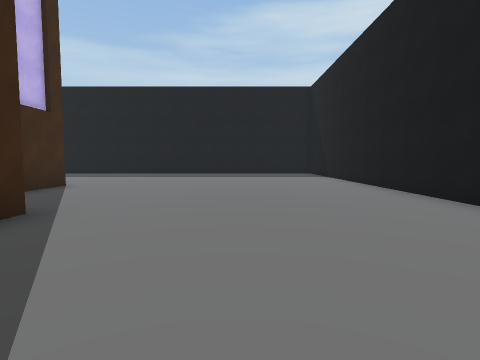
view 1 (above)

24 first-person views from a walk through a scene from a Unity 3-D project. The camera is 1.4 m above the floor, tilts 4° down and sees 80° across. The floor is counted in squares, 2 m on a side. Each view is taken from the middle of a square. On the plan, view 1 faces up. The plan holds only what a view shows up to about 10 squares ahead; the rest is blank. The place goes on beyond the plan.

view 2
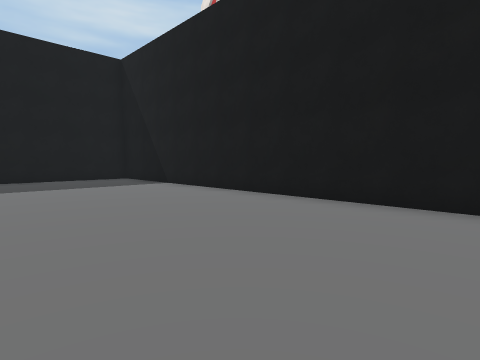

view 3
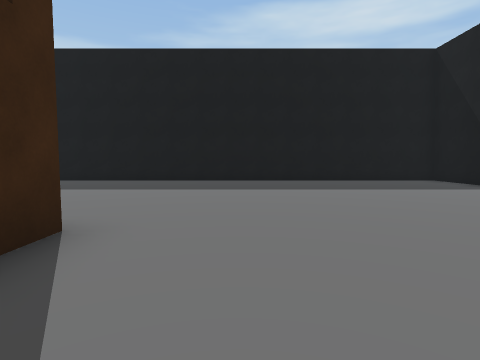

view 4
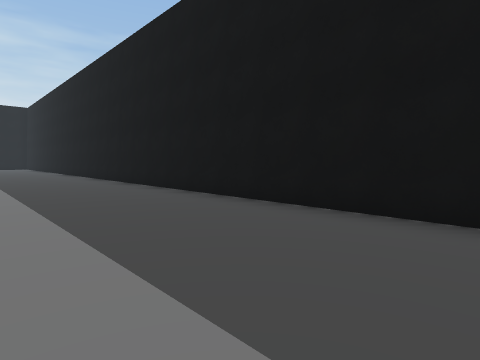

view 5
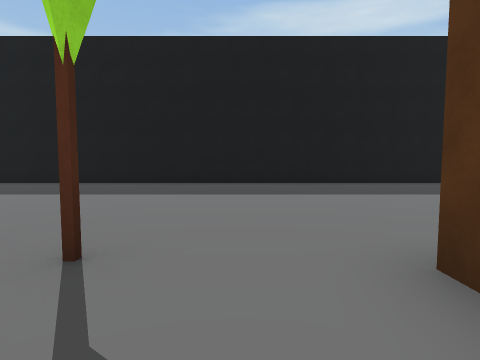

view 6
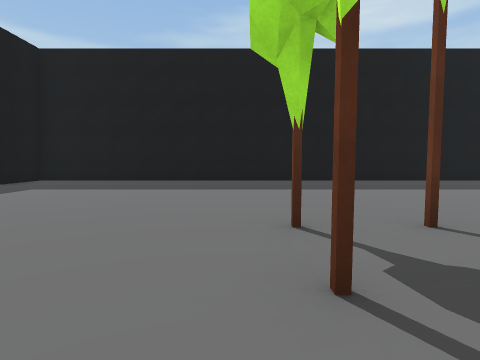

view 7
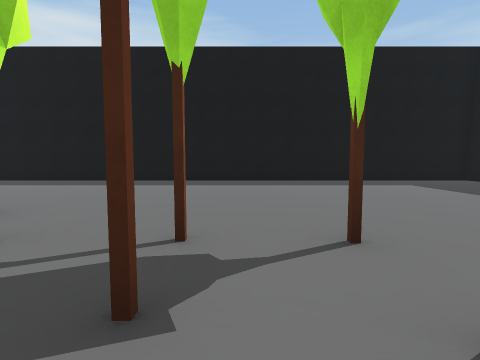

view 8
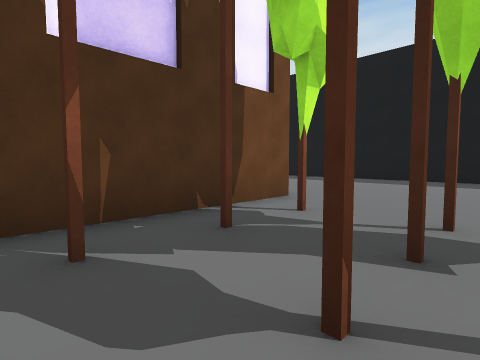

view 9
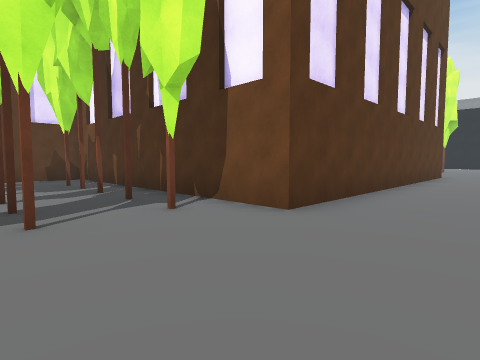

view 10
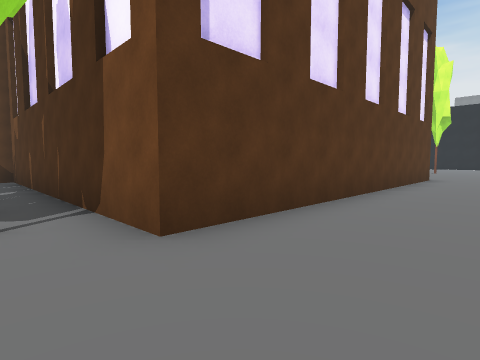

view 11
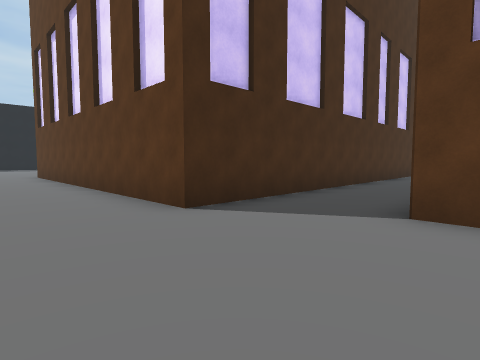

view 12
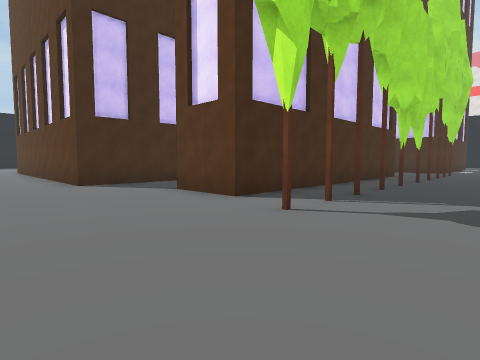

view 13
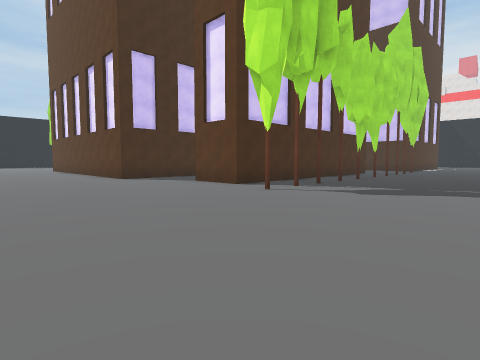

view 14
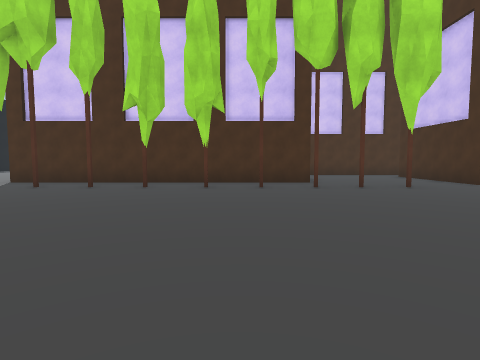

view 15
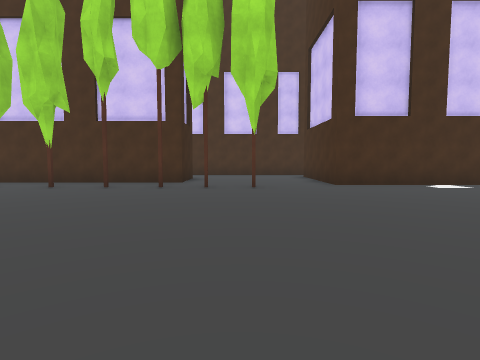

view 16
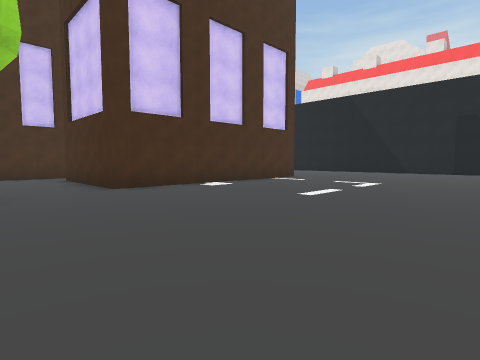

view 17
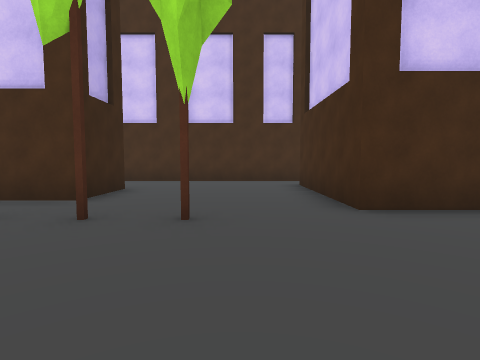

view 18
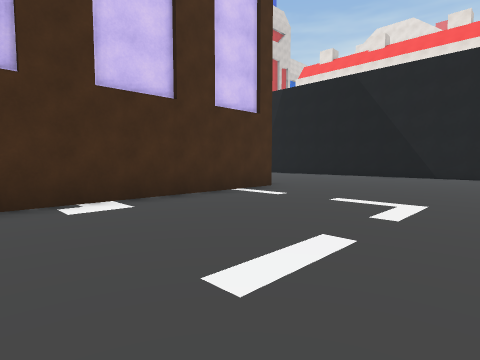

view 19
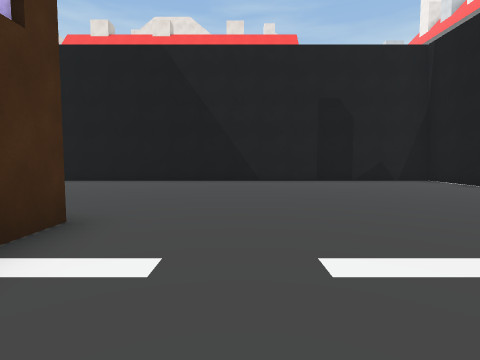

view 20
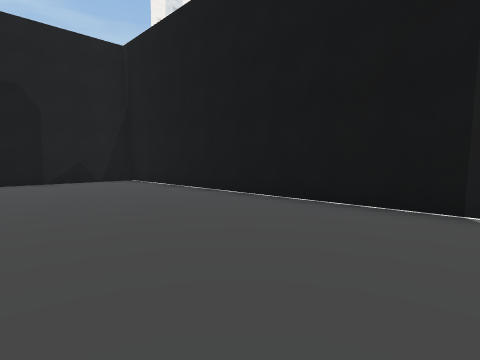

view 21
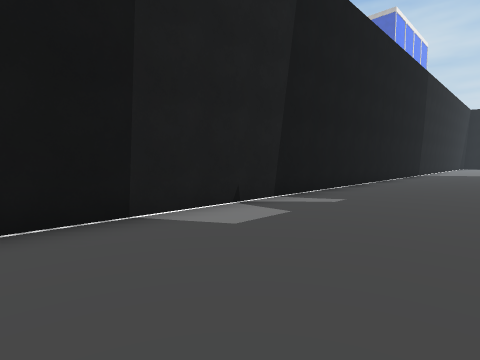

view 22
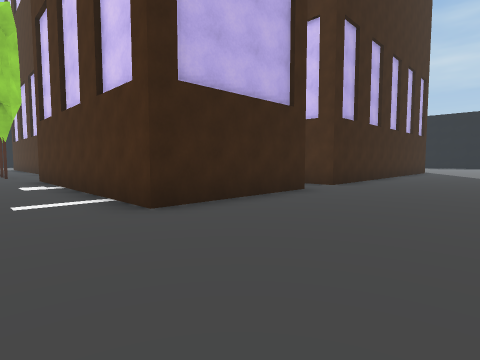

view 23
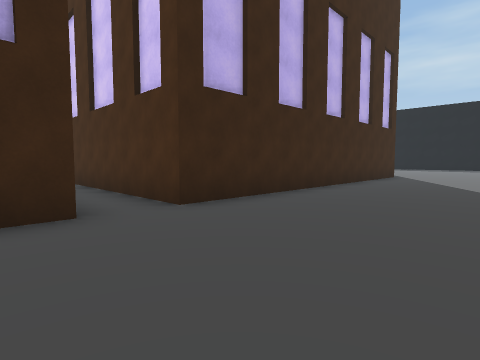

view 24
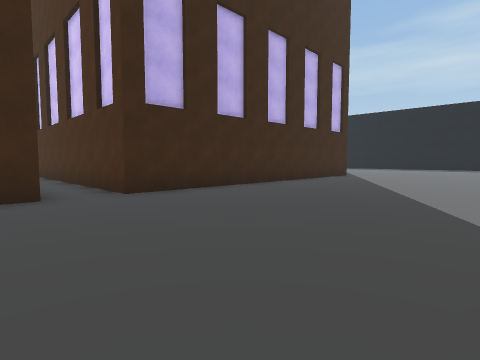

### Floor plan
Key: @ floor where view 1 was taken; # wall or solid block; x gap in a wall; . floor.
Columns run from 32 left of view 1 to 4 right of it. Each row starts with its distance up from view 1.
 15 #####################################
 14 #...................................#
 13 #...................................#
 12 #...................................#
 11 #..................  ...............#
 10 #.................        ..........#
  9 #................         ..........#
  8 #.......#.# .....          .........#
  7 #........... ...#          #........#
  6 #.......###.....#          #........#
  5 #.......###..#..#           ........#
  4 #............x..#            .......#
  3 #......##########            #......
  2 #......#                     #.....
  1 #......#                     #.....
  0 #.. ...#                     #..@..
 -1 #.   ..#                     #.....
 -2      ..#                     #.....
 -3      ..#                     #.....
 -4      ..#                     #......
 -5    ....#                     #......
 -6    ....#######################......
 -7    .................................
 -8    ...........   .....#      #......#
 -9    .....#        #....#      #......#
-10    .....#        #....#      #......#
-11    .....##########....#      #......#
-12   ....................########......#
-13   .....#..x.....#..#................#
-14   ..................................#
-15   ..................................#
-16   ..................................#
-17   ......    ........................#
-18              .......................#
-19               ......................#
-20                . ...................#
-21                  ####################

Where each view was taken, in squares from view 1:
view 1: 0 up, 0 right, facing up
view 2: 4 up, 1 left, facing up-right
view 3: 5 up, 3 left, facing up
view 4: 11 up, 6 left, facing up-left
view 5: 6 up, 18 left, facing up
view 6: 5 up, 25 left, facing up
view 7: 7 up, 22 left, facing left
view 8: 7 up, 21 left, facing down-left
view 9: 7 up, 28 left, facing down-right
view 10: 5 up, 28 left, facing down-right
view 11: 10 down, 28 left, facing up-right
view 12: 15 down, 28 left, facing up-right
view 13: 17 down, 30 left, facing up-right
view 14: 20 down, 17 left, facing up
view 15: 20 down, 13 left, facing up
view 16: 19 down, 13 left, facing up-right
view 17: 16 down, 12 left, facing up
view 18: 17 down, 9 left, facing up-right
view 19: 14 down, 6 left, facing right
view 20: 16 down, 6 left, facing down-right
view 21: 17 down, 4 left, facing down-left
view 22: 14 down, 1 right, facing up-left
view 23: 9 down, 1 right, facing up-left
view 24: 9 down, 3 right, facing up-left
